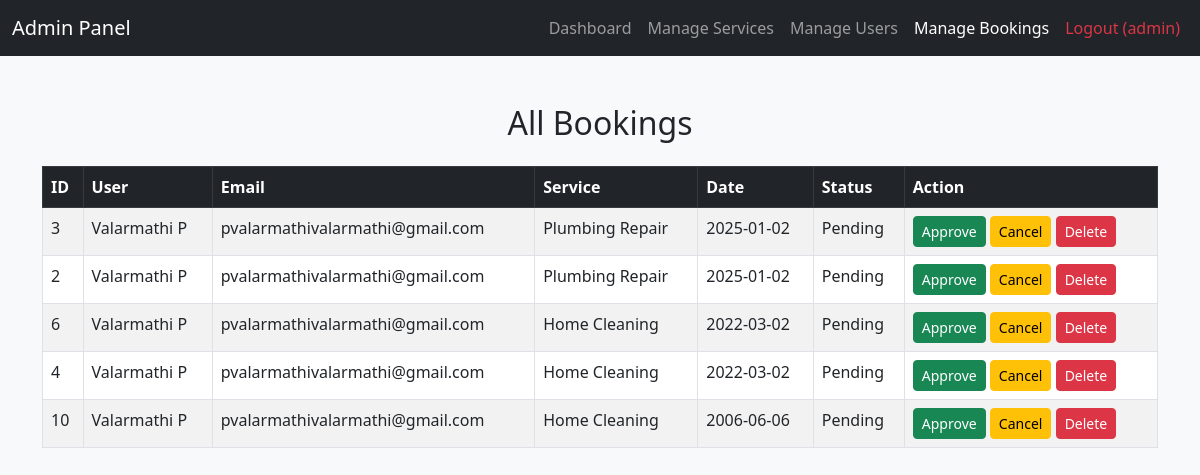
/manage_bookings.php (signed in), run on the app's committed database.
### tables this page shows
CREATE TABLE `bookings` (
  `booking_id` int(11) NOT NULL,
  `user_id` int(11) DEFAULT NULL,
  `service_id` int(11) DEFAULT NULL,
  `booking_date` date DEFAULT NULL,
  `status` varchar(50) DEFAULT 'Pending'
);

CREATE TABLE `users` (
  `user_id` int(11) NOT NULL,
  `name` varchar(100) DEFAULT NULL,
  `email` varchar(100) DEFAULT NULL,
  `password` varchar(255) DEFAULT NULL,
  `created_at` timestamp NOT NULL DEFAULT current_timestamp()
);

CREATE TABLE `services` (
  `service_id` int(11) NOT NULL,
  `name` varchar(100) DEFAULT NULL,
  `price` decimal(10,2) DEFAULT NULL,
  `description` text DEFAULT NULL,
  `created_at` timestamp NOT NULL DEFAULT current_timestamp()
);

### manage_bookings.php (the view, shortened to what this page needs)
<?php
include('../includes/db.php');
$sql = "SELECT b.booking_id, b.booking_date, b.status,
               u.name AS user_name, u.email,
               s.name AS service_name
        FROM bookings b
        JOIN users u ON b.user_id = u.user_id
        JOIN services s ON b.service_id = s.service_id
        ORDER BY b.booking_date DESC";
$bookings = mysqli_query($conn, $sql);
?>
<!DOCTYPE html>
<html lang="en">
<head>
    <link href="https://cdn.jsdelivr.net/npm/bootstrap@5.3.0/dist/css/bootstrap.min.css" rel="stylesheet">
</head>
<body class="bg-light">
    <nav class="navbar navbar-expand-lg navbar-dark bg-dark">
        <div class="container-fluid">
            <a class="navbar-brand" href="dashboard.php">Admin Panel</a>
            <div class="collapse navbar-collapse">
                <ul class="navbar-nav ms-auto">
                    <li class="nav-item"><a class="nav-link" href="dashboard.php">Dashboard</a></li>
                    <li class="nav-item"><a class="nav-link" href="manage_services.php">Manage Services</a></li>
                    <li class="nav-item"><a class="nav-link" href="manage_users.php">Manage Users</a></li>
                    <li class="nav-item"><a class="nav-link active" href="manage_bookings.php">Manage Bookings</a></li>
                    <li class="nav-item"><a class="nav-link text-danger" href="logout.php">Logout (<?php echo $_SESSION['admin']; ?>)</a></li>
                </ul>
            </div>
        </div>
    </nav>
    <div class="container mt-5">
        <h2 class="text-center">All Bookings</h2>
        <table class="table table-bordered table-striped mt-4">
            <thead class="table-dark">
                <tr>
                    <th>ID</th>
                    <th>User</th>
                    <th>Email</th>
                    <th>Service</th>
                    <th>Date</th>
                    <th>Status</th>
                    <th>Action</th>
                </tr>
            </thead>
            <tbody>
                <?php while($row = mysqli_fetch_assoc($bookings)): ?>
                <tr>
                    <td><?php echo $row['booking_id']; ?></td>
                    <td><?php echo $row['user_name']; ?></td>
                    <td><?php echo $row['email']; ?></td>
                    <td><?php echo $row['service_name']; ?></td>
                    <td><?php echo $row['booking_date']; ?></td>
                    <td><?php echo $row['status']; ?></td>
                    <td>
                        <a href="manage_bookings.php?update=<?php echo $row['booking_id']; ?>&status=Approved"
                           class="btn btn-success btn-sm">Approve</a>
                        <a href="manage_bookings.php?update=<?php echo $row['booking_id']; ?>&status=Cancelled"
                           class="btn btn-warning btn-sm">Cancel</a>
                        <a href="manage_bookings.php?delete=<?php echo $row['booking_id']; ?>"
                           class="btn btn-danger btn-sm"
                           onclick="return confirm('Are you sure you want to delete this booking?');">
                           Delete
                        </a>
                    </td>
                </tr>
                <?php endwhile; ?>
            </tbody>
        </table>
    </div>
</body>
</html>

### data on the page
bookings: booking_id "3", user.name "Valarmathi P", user.email "pvalarmathivalarmathi@gmail.com", service.name "Plumbing Repair", booking_date "2025-01-02", status "Pending"
bookings: booking_id "2", user.name "Valarmathi P", user.email "pvalarmathivalarmathi@gmail.com", service.name "Plumbing Repair", booking_date "2025-01-02", status "Pending"
bookings: booking_id "6", user.name "Valarmathi P", user.email "pvalarmathivalarmathi@gmail.com", service.name "Home Cleaning", booking_date "2022-03-02", status "Pending"
bookings: booking_id "4", user.name "Valarmathi P", user.email "pvalarmathivalarmathi@gmail.com", service.name "Home Cleaning", booking_date "2022-03-02", status "Pending"
bookings: booking_id "10", user.name "Valarmathi P", user.email "pvalarmathivalarmathi@gmail.com", service.name "Home Cleaning", booking_date "2006-06-06", status "Pending"

### other printed values
$_SESSION['admin'] "admin"
